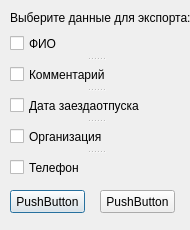
<?xml version="1.0" encoding="UTF-8"?>
<ui version="4.0">
 <class>Dialog</class>
 <widget class="QDialog" name="Dialog">
  <property name="geometry">
   <rect>
    <x>0</x>
    <y>0</y>
    <width>190</width>
    <height>230</height>
   </rect>
  </property>
  <property name="minimumSize">
   <size>
    <width>190</width>
    <height>230</height>
   </size>
  </property>
  <property name="maximumSize">
   <size>
    <width>190</width>
    <height>230</height>
   </size>
  </property>
  <property name="windowTitle">
   <string>Экспорт сотрудников</string>
  </property>
  <property name="modal">
   <bool>true</bool>
  </property>
  <widget class="QLabel" name="label">
   <property name="geometry">
    <rect>
     <x>10</x>
     <y>10</y>
     <width>181</width>
     <height>16</height>
    </rect>
   </property>
   <property name="text">
    <string>Выберите данные для экспорта:</string>
   </property>
  </widget>
  <widget class="QPushButton" name="BtnAccept">
   <property name="geometry">
    <rect>
     <x>10</x>
     <y>190</y>
     <width>75</width>
     <height>23</height>
    </rect>
   </property>
   <property name="text">
    <string>PushButton</string>
   </property>
  </widget>
  <widget class="QPushButton" name="PBAccept">
   <property name="geometry">
    <rect>
     <x>100</x>
     <y>190</y>
     <width>75</width>
     <height>23</height>
    </rect>
   </property>
   <property name="text">
    <string>PushButton</string>
   </property>
  </widget>
  <widget class="QSplitter" name="splitter">
   <property name="geometry">
    <rect>
     <x>10</x>
     <y>30</y>
     <width>171</width>
     <height>151</height>
    </rect>
   </property>
   <property name="orientation">
    <enum>Qt::Vertical</enum>
   </property>
   <widget class="QCheckBox" name="CBFIO">
    <property name="text">
     <string>ФИО</string>
    </property>
   </widget>
   <widget class="QCheckBox" name="CHKomment">
    <property name="text">
     <string>Комментарий</string>
    </property>
   </widget>
   <widget class="QCheckBox" name="CBOtpusk">
    <property name="text">
     <string>Дата заездаотпуска</string>
    </property>
   </widget>
   <widget class="QCheckBox" name="CBCompany">
    <property name="text">
     <string>Организация</string>
    </property>
   </widget>
   <widget class="QCheckBox" name="CBTel">
    <property name="text">
     <string>Телефон</string>
    </property>
   </widget>
  </widget>
 </widget>
 <connections/>
</ui>
